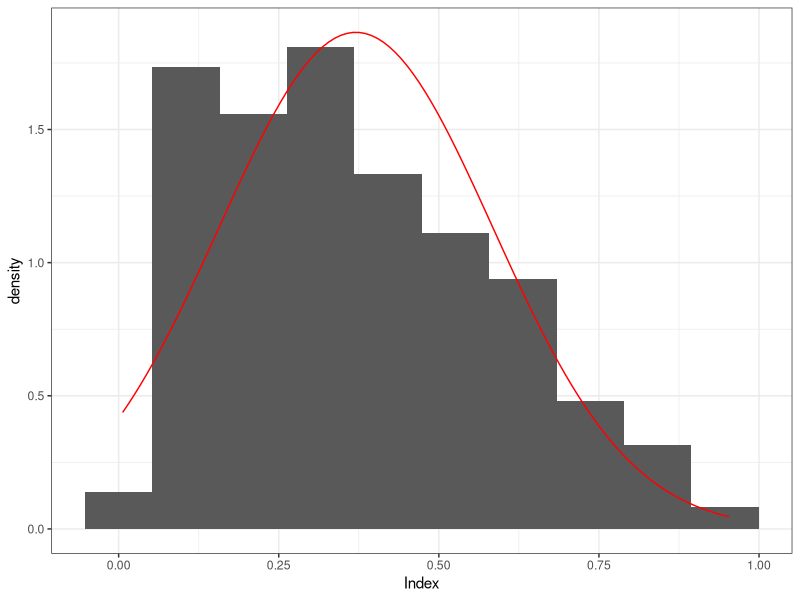
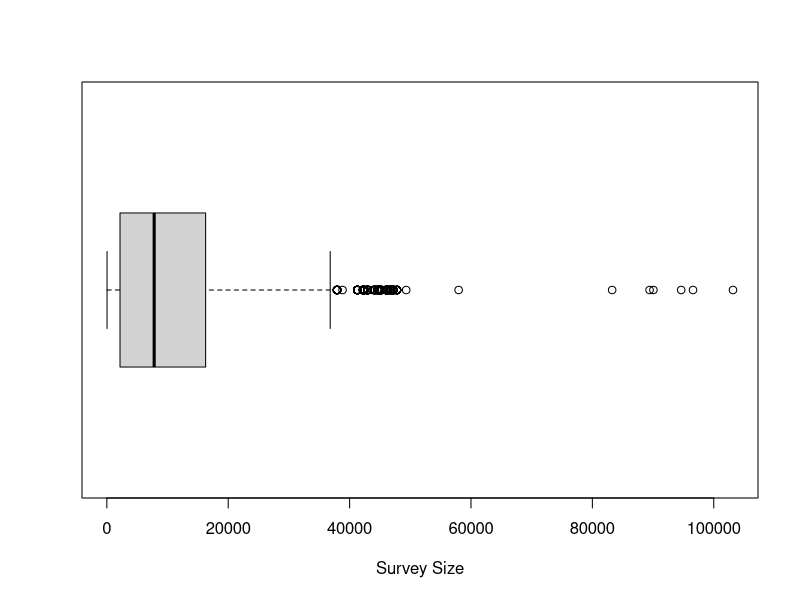
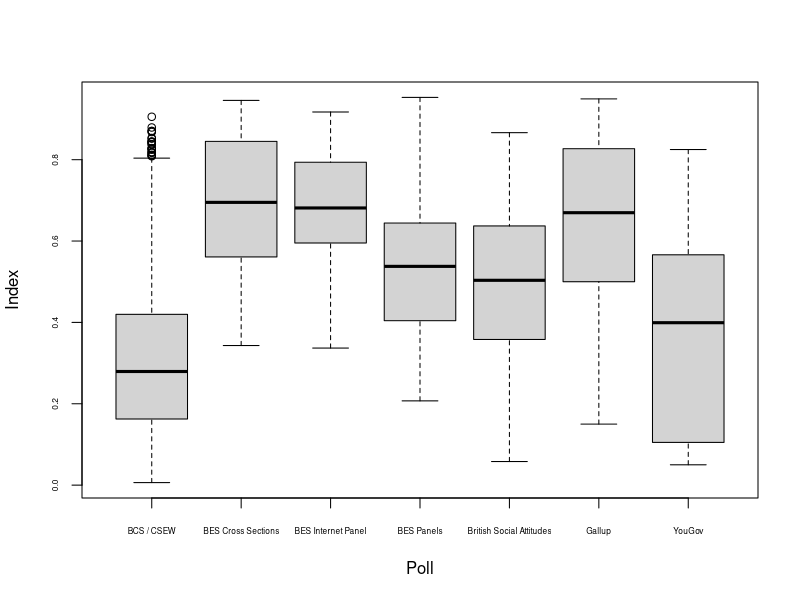
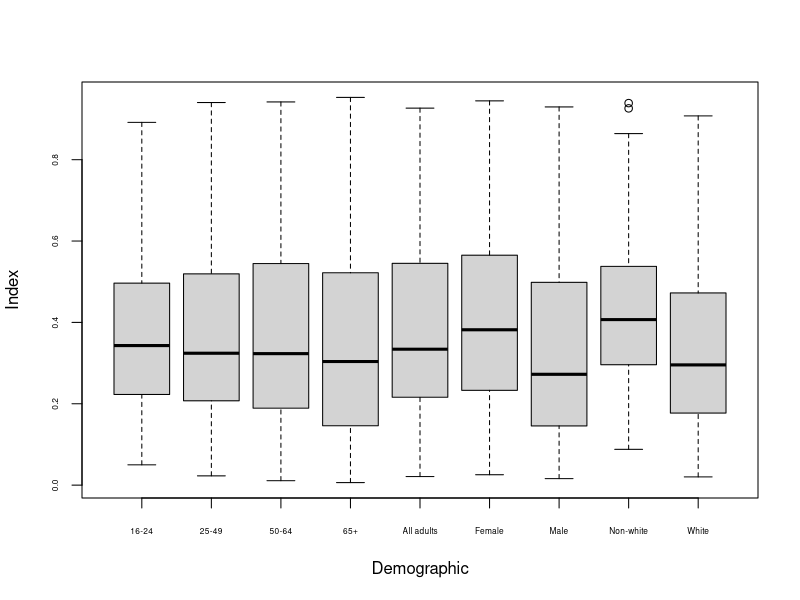
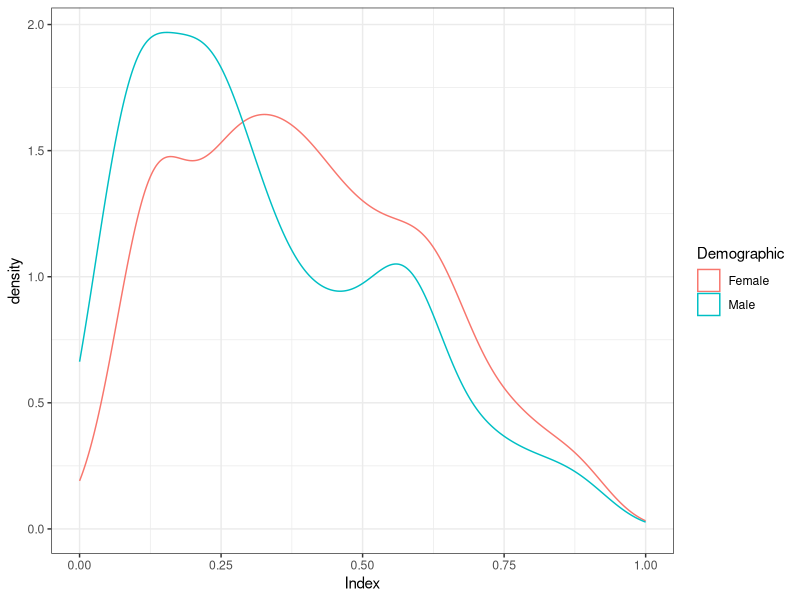
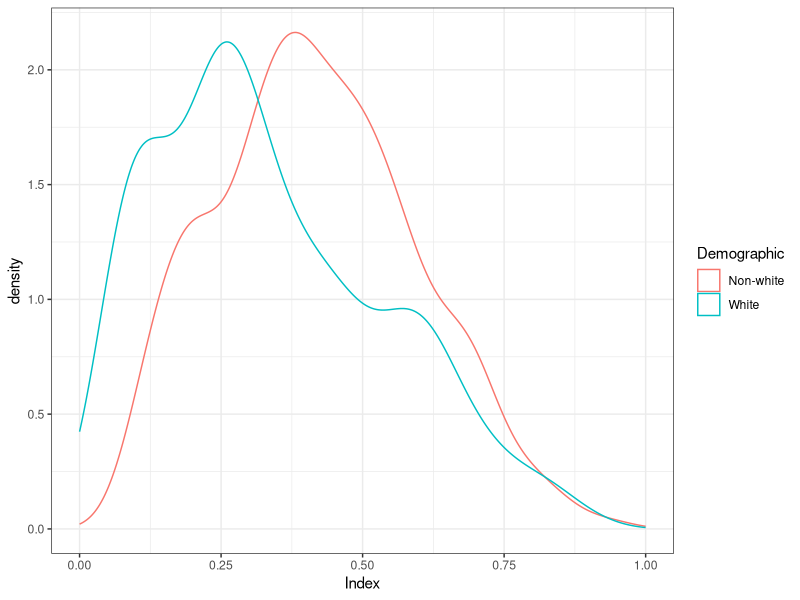
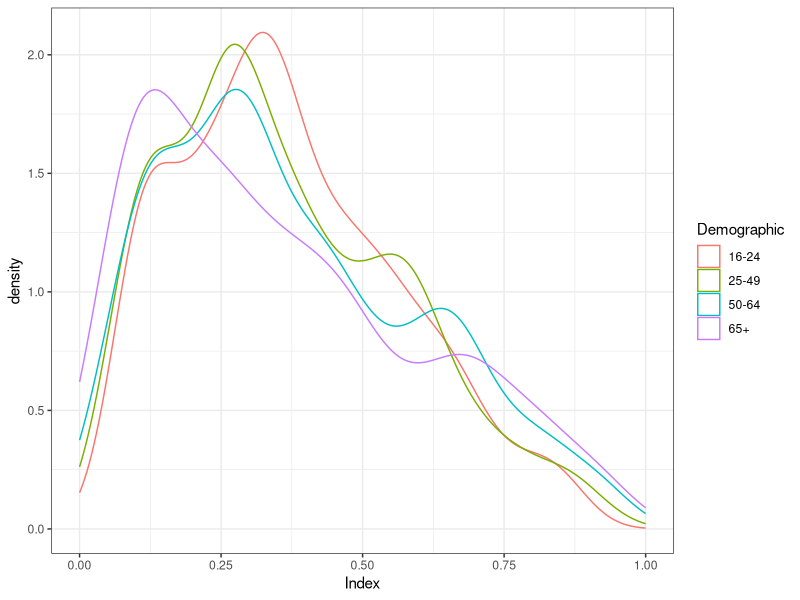
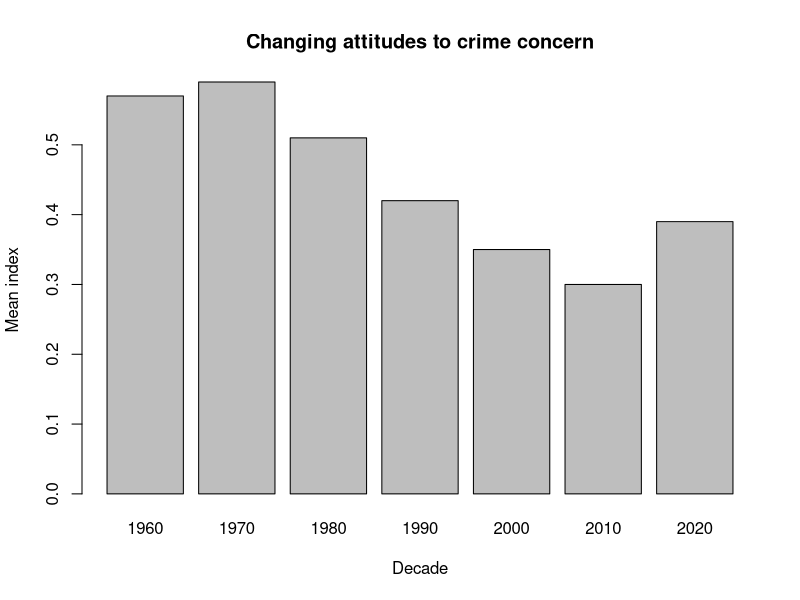

Write the R code that produced these figures, in order.
#load required packages
library(tidyverse)
library(RColorBrewer)

#read in crime concern data to explore
crime_concern <- read_csv("data/CrimeConcern.csv")

#for reference the docs say this about the index:
#"The Index score is calculated by transforming each 
#survey question into a binary variable 
#(where 1 indicates concerned/punitive/supportive/prioritising) 
#and then taking the weighted average of all respondents 
#or of the relevant demographic subgroup."

#find example mentioned in the docs: British Election Studies Internet Panel
#group to find the wording for different poll types
poll_names <- crime_concern %>% group_by(Poll) %>% summarise(surveys = n())

#subset of internet panel polls, number of records as expected
#in 2014 58% of adults thought crime was increasing
internet_panel <- filter(crime_concern, Poll == "BES Internet Panel")

#look at datatypes
glimpse(crime_concern)

#change character columns to factors
crime_concern$Varname <- factor(crime_concern$Varname)
crime_concern$Demographic <- factor(crime_concern$Demographic)
crime_concern$Poll <- factor(crime_concern$Poll)
crime_concern$Question <-factor(crime_concern$Question)

#are there any Nulls? No
crime_concern %>% summarize(across(everything(), ~sum(is.na(.x)))) 

#summarize the data except for question
#nothing immediately standing out as an anomaly
summary(crime_concern %>% select(!Question))

#look at each variable (except first id column)
#68 values for Varname column based on poll/specific question
#8 is lowest count
varnames <- crime_concern %>% group_by(Varname) %>% tally(sort=TRUE)

#Look at years, 1965-2023, lowest count is 2
#from 1988 onwards everything is in January
years <- crime_concern %>% group_by(year(Date), month(Date)) %>% 
  tally(sort = TRUE)

#9 demographics, mix of age, gender and ethnicity
demographics <- crime_concern %>% group_by(Demographic)%>% 
  tally(sort = TRUE)

#positive skewed distribution for index
ggplot(data = crime_concern, aes(Index)) +
  geom_histogram(aes(y = after_stat(density)), bins = 10) +
  stat_function(fun = dnorm, args = 
                  list(mean = mean(crime_concern$Index), 
                       sd = sd(crime_concern$Index)), 
                colour = "red") +
  theme_bw()

mean(crime_concern$Index)
median(crime_concern$Index)

#already seen 7 types of poll
#BES Cross Sections and Internet Panel don't have much data

#differing scales of survey size
options(scipen = 10000)
boxplot(crime_concern$n,
        xlab = "Survey Size",
        horizontal = TRUE)

#65 questions, lowest count is 8
#noticed at least one question that's a "tick up to 4" rather than Likert scale
#some questions don't say what the options / scale are
#some questions mention the "bad" result first, others mention the "good"
questions <- crime_concern %>% group_by(Question)%>% tally(sort = TRUE)

#look at interaction of index with other variables

#how does index differ by poll?
#significant variation but also big difference in number of data points
#could this be differing by year as well??
boxplot(Index ~ Poll, data = crime_concern, cex.axis = 0.5)

#how does index differ by demographic
#less variation, roughly equal amount of data points per demographic
#female index is higher than male as we may expect
#might have expected older people to be higher
boxplot(Index ~ Demographic, data = crime_concern, cex.axis = 0.5)

#visualize male/female alone
ggplot(data = crime_concern %>% filter(Demographic %in% c("Female", "Male")),
       aes(x= Index, colour = Demographic)) +
  geom_density() +
  xlim(0,1) +
  theme_bw()

#visualize white/non-white alone
ggplot(data = crime_concern %>% filter(Demographic %in% c("Non-white", "White")),
       aes(x= Index, colour = Demographic)) +
  geom_density() +
  xlim(0,1) +
  theme_bw()

#visualize ages
ggplot(data = crime_concern %>% 
         filter(Demographic %in% c("16-24", "25-49", "50-64", "65+")),
       aes(x= Index, colour = Demographic)) +
  geom_density() +
  xlim(0,1) +
  theme_bw()

#how does index differ by year
#add decade column, bit arbitrary but gives general idea
crime_concern <- crime_concern %>%
  mutate(decade = 10 * (year(crime_concern$Date) %/% 10))

#group by decade and check year to see if results are correct, yes
decade <- crime_concern %>% group_by(decade) %>%
  summarise(data_points = n(), mean_index = round(mean(Index),2)) %>%
  mutate(change_from_previous_decade = mean_index - lag(mean_index))

#show how mean index changes over the decades
barplot(decade$mean_index, 
        names.arg = decade$decade,
        xlab = "Decade",
        ylab = "Mean index",
        main = "Changing attitudes to crime concern")

#how does the shape of index differ by decade
#generally decreasing except in 2020s, interesting (fewer data points in 2020s)
boxplot(Index ~ decade, 
        data = crime_concern,
        xlab = "Decade", 
        main = "Changing attitudes to crime concern")

#which poll covers widest date range?
#Gallup is older data from 60's to 80's, recall index was higher here 
#  and index higher in the earlier decades
#BCS / CSEW has biggest range and lots of data
poll_names <- crime_concern %>% group_by(Poll) %>% 
  summarise(surveys = n(), 
            earliest = min(year(Date)), 
            latest = max(year(Date))
  )

#which polls question different demographics 
#most have all demographics except Gallup/YouGov w/o white/non-white
(poll_demographics <- crime_concern %>% group_by(Poll) %>% 
  select(Poll, Demographic) %>% table())

#Ideas:
#Are there particular areas where females/non-whites are more concerned?
#What are the outliers for index in the 2010s?
#Why is the spread of data for 2020 wider? Specific crimes? Remember fewer data points..

#look at female data to see if any areas are of more concern
#firstly see whether females and males are asked the same questions
#There are 6 questions that females have been asked more than men
#Shouldn't be enough to change the distribution 
#    but would be better to compare like for like
(questions_by_gender <- crime_concern %>%
    filter(Demographic %in% c("Female", "Male")) %>%
    select(Varname, Demographic) %>%
    droplevels() %>%
    table())

#create a new dataset where we match by varname, year and poll and remove any
# which don't have female and male response
female <- filter(crime_concern,
                 Demographic == "Female")

male <- filter(crime_concern,
               Demographic == "Male")

gender <- inner_join(female, male %>% select(Varname, Date, Poll, Index), 
                     by = c("Varname", "Date", "Poll"), 
                     keep = FALSE) %>%
  rename(female_index = Index.x, male_index = Index.y)
  

#plot female vs male with a straight line 
plot(gender$female_index, gender$male_index,
     xlab = "Female index", 
     ylab = "Male index",
     main = "Female / male comparison",
     cex = .5,
     pch = 16)
abline(a=0, b=1, col = "red")

#ideally we would combine themes across polls (only if clear they're the same)
themes <- crime_concern %>% group_by(Varname, Question) %>% 
  summarise(count = n())

#add a column to gender for the most common themes
#probably an easier way to do this!
gender$theme <- case_when(grepl("Emotion", gender$Varname) ~ "FearOfCrime",
                          grepl("qual", gender$Varname) ~ "FearOfCrime",
                          grepl("insult", gender$Varname) ~ "FearOfCrime",
                          grepl("vmworry", gender$Varname) ~ "FearOfCrime",
                          grepl("incr", gender$Varname) ~ "LocalOrNationalCrimeIncrease",
                          grepl("Local", gender$Varname) ~ "LocalOrNationalCrimeIncrease",
                          grepl("Nat", gender$Varname) ~ "LocalOrNationalCrimeIncrease",
                          grepl("burg", gender$Varname) ~ "Burglary",
                          grepl("mug", gender$Varname) ~ "Mugging",
                          grepl("teen", gender$Varname) ~ "TeenagersOnStreets",
                          grepl("Juvenile", gender$Varname) ~ "TeenagersOnStreets",
                          grepl("dark", gender$Varname) ~ "SafetyAtNight",
                          grepl("night", ignore.case = TRUE, gender$Varname) ~ "SafetyAtNight",
                          grepl("vand", gender$Varname) ~ "VandalismOrGraffiti",
                          grepl("graff", gender$Varname) ~ "VandalismOrGraffiti",
                          grepl("theft", gender$Varname) ~ "CarCrime",
                          grepl("stolen", gender$Varname) ~ "CarCrime",
                          grepl("molest", gender$Varname) ~ "RapeOrMolest",
                          grepl("rape", gender$Varname) ~ "RapeOrMolest"
                          )

#double check the results are as expected
#one question was removed because it was about whether rape is 
# a social issue rather than whether people are personally worried about rape
#all else as expected
View(test_themes <- gender %>% 
    group_by(theme, Varname) %>% summarise(count = n()))

#change theme to factor for plotting
gender$theme <- factor(gender$theme)

#plot female/male again but by theme
ggplot(gender %>% filter(!is.na(theme)), 
       aes(female_index, male_index, col = theme )) +
  geom_point() +
  scale_color_brewer(palette = "Paired") +
  geom_abline(intercept = 0, slope = 1, linewidth = 1) +
  theme_bw() + 
  labs(
    x = "Female index", 
    y = "Male index", 
    title = "Female / male comparison"
  )


#now investigate where white/non-white concerns differ
white <- filter(crime_concern,
                 Demographic == "White")

non_white <- filter(crime_concern,
               Demographic == "Non-white")

ethnicity <- inner_join(white, non_white %>% select(Varname, Date, Poll, Index), 
                     by = c("Varname", "Date", "Poll"), 
                     keep = FALSE) %>%
  rename(white_index = Index.x, non_white_index = Index.y)

#plot white vs non-white with a straight line 
plot(ethnicity$white_index, ethnicity$non_white_index,
     xlab = "White index", 
     ylab = "Non white index",
     main = "White / non-white comparison",
     cex = .5,
     pch = 16)
abline(a=0, b=1, col = "red")



#plot white vs non-white again with decade as colour
ethnicity$decade <- factor(ethnicity$decade)

#no clear trend
ggplot(ethnicity, aes(white_index, non_white_index, col = decade )) +
  geom_point() +
  scale_color_brewer(palette = "Paired") +
  geom_abline(intercept = 0, slope = 1, linewidth = 1) +
  theme_bw() + 
  labs(
    x = "White index", 
    y = "Non-white index", 
    title = "White / non-white comparison"
  )

#try same themes we looked at for gender
ethnicity$theme <- case_when(grepl("Emotion", ethnicity$Varname) ~ "FearOfCrime",
                          grepl("qual", ethnicity$Varname) ~ "FearOfCrime",
                          grepl("insult", ethnicity$Varname) ~ "FearOfCrime",
                          grepl("vmworry", ethnicity$Varname) ~ "FearOfCrime",
                          grepl("incr", ethnicity$Varname) ~ "LocalOrNationalCrimeIncrease",
                          grepl("Local", ethnicity$Varname) ~ "LocalOrNationalCrimeIncrease",
                          grepl("Nat", ethnicity$Varname) ~ "LocalOrNationalCrimeIncrease",
                          grepl("burg", ethnicity$Varname) ~ "Burglary",
                          grepl("mug", ethnicity$Varname) ~ "Mugging",
                          grepl("teen", ethnicity$Varname) ~ "TeenagersOnStreets",
                          grepl("Juvenile", ethnicity$Varname) ~ "TeenagersOnStreets",
                          grepl("dark", ethnicity$Varname) ~ "SafetyAtNight",
                          grepl("night", ignore.case = TRUE, ethnicity$Varname) ~ "SafetyAtNight",
                          grepl("vand", ethnicity$Varname) ~ "VandalismOrGraffiti",
                          grepl("graff", ethnicity$Varname) ~ "VandalismOrGraffiti",
                          grepl("theft", ethnicity$Varname) ~ "CarCrime",
                          grepl("stolen", ethnicity$Varname) ~ "CarCrime",
                          grepl("molest", ethnicity$Varname) ~ "RapeOrMolest",
                          grepl("rape", ethnicity$Varname) ~ "RapeOrMolest",
                          grepl("race", ethnicity$Varname) ~ "RaceAttacks"
)

View(test_themes_2 <- ethnicity %>% 
       group_by(theme, Varname) %>% summarise(count = n()))

#try plotting by theme
#race attacks is only very clear trend
ggplot(ethnicity %>% filter(!is.na(theme)), 
       aes(white_index, non_white_index, col = theme )) +
  geom_point() +
  scale_color_brewer(palette = "Paired") +
  geom_abline(intercept = 0, slope = 1, linewidth = 1) +
  theme_bw() + 
  labs(
    x = "White index", 
    y = "Non-white index", 
    title = "White / non-white comparison"
  )

#plot worry about race attacks over time
ggplot(ethnicity %>% filter(Varname == "CSEW_worryraceattacks")) +
  geom_segment(aes(x=year(Date), xend=year(Date), y=non_white_index, yend=white_index), color="grey") +
  geom_point( aes(x=year(Date), y=non_white_index), col = "blue") +
  geom_point( aes(x=year(Date), y=white_index), col = "orange" ) +
  coord_flip() +
  scale_x_reverse() +
  labs (
    x = "Year",
    y = "Index",
    title = "Race Attack Worry 1994-2019"
  ) +
  theme_bw() 


#what were the outliers for the 2010's?
#anything above 0.7 was an outlier
decade_2010s <- crime_concern %>% filter(decade == "2010")

decade_2010s$theme <- case_when(grepl("Emotion", decade_2010s$Varname) ~ "FearOfCrime",
                               grepl("qual", decade_2010s$Varname) ~ "FearOfCrime",
                               grepl("insult", decade_2010s$Varname) ~ "FearOfCrime",
                               grepl("vmworry", decade_2010s$Varname) ~ "FearOfCrime",
                               grepl("incr", decade_2010s$Varname) ~ "LocalOrNationalCrimeIncrease",
                               grepl("Local", decade_2010s$Varname) ~ "LocalOrNationalCrimeIncrease",
                               grepl("Nat", decade_2010s$Varname) ~ "LocalOrNationalCrimeIncrease",
                               grepl("burg", decade_2010s$Varname) ~ "Burglary",
                               grepl("mug", decade_2010s$Varname) ~ "Mugging",
                               grepl("teen", decade_2010s$Varname) ~ "TeenagersOnStreets",
                               grepl("Juvenile", decade_2010s$Varname) ~ "TeenagersOnStreets",
                               grepl("dark", decade_2010s$Varname) ~ "SafetyAtNight",
                               grepl("night", ignore.case = TRUE, decade_2010s$Varname) ~ "SafetyAtNight",
                               grepl("vand", decade_2010s$Varname) ~ "VandalismOrGraffiti",
                               grepl("graff", decade_2010s$Varname) ~ "VandalismOrGraffiti",
                               grepl("theft", decade_2010s$Varname) ~ "CarCrime",
                               grepl("stolen", decade_2010s$Varname) ~ "CarCrime",
                               grepl("molest", decade_2010s$Varname) ~ "RapeOrMolest",
                               grepl("rape", decade_2010s$Varname) ~ "RapeOrMolest",
                               grepl("race", decade_2010s$Varname) ~ "RaceAttacks"
)

#boxplots by theme for the 2010's
ggplot(data = decade_2010s, 
       aes(x = reorder(theme, Index, FUN = median),  y = Index)) +
  geom_boxplot() +
  labs (
    x = NULL
  ) +
  theme(axis.text.x = element_text(size = 6),
        panel.background = NULL) 
  

#plot distribution of selected themes
#a general feeling crime is rising rather than specific fears
ggplot(data = decade_2010s %>% 
         filter(theme %in% c("LocalOrNationalCrimeIncrease",
                                                   "FearOfCrime",
                                                   NA)),
       aes(x= Index, colour = theme)) +
  geom_density() +
  xlim(0,1) +
  theme_bw() +
  labs (
    title = "2010 concern by selected theme"
  )

#was it similar for 2020s?
decade_2020s <- crime_concern %>% filter(decade == "2020")

decade_2020s$theme <- case_when(grepl("Emotion", decade_2020s$Varname) ~ "FearOfCrime",
                                grepl("qual", decade_2020s$Varname) ~ "FearOfCrime",
                                grepl("insult", decade_2020s$Varname) ~ "FearOfCrime",
                                grepl("vmworry", decade_2020s$Varname) ~ "FearOfCrime",
                                grepl("incr", decade_2020s$Varname) ~ "LocalOrNationalCrimeIncrease",
                                grepl("Local", decade_2020s$Varname) ~ "LocalOrNationalCrimeIncrease",
                                grepl("Nat", decade_2020s$Varname) ~ "LocalOrNationalCrimeIncrease",
                                grepl("burg", decade_2020s$Varname) ~ "Burglary",
                                grepl("mug", decade_2020s$Varname) ~ "Mugging",
                                grepl("teen", decade_2020s$Varname) ~ "TeenagersOnStreets",
                                grepl("Juvenile", decade_2020s$Varname) ~ "TeenagersOnStreets",
                                grepl("dark", decade_2020s$Varname) ~ "SafetyAtNight",
                                grepl("night", ignore.case = TRUE, decade_2020s$Varname) ~ "SafetyAtNight",
                                grepl("vand", decade_2020s$Varname) ~ "VandalismOrGraffiti",
                                grepl("graff", decade_2020s$Varname) ~ "VandalismOrGraffiti",
                                grepl("theft", decade_2020s$Varname) ~ "CarCrime",
                                grepl("stolen", decade_2020s$Varname) ~ "CarCrime",
                                grepl("molest", decade_2020s$Varname) ~ "RapeOrMolest",
                                grepl("rape", decade_2020s$Varname) ~ "RapeOrMolest",
                                grepl("race", decade_2020s$Varname) ~ "RaceAttacks"
)

#boxplots by theme for the 2020's
#only general questions / safety walking during day/night
ggplot(data = decade_2020s, 
       aes(x = reorder(theme, Index, FUN = median),  y = Index)) +
  geom_boxplot() +
  labs (
    x = "Theme"
  ) +
  theme(axis.text.x = element_text(size = 6)) 


decade_1990s <- crime_concern %>% filter(decade == "1990")
